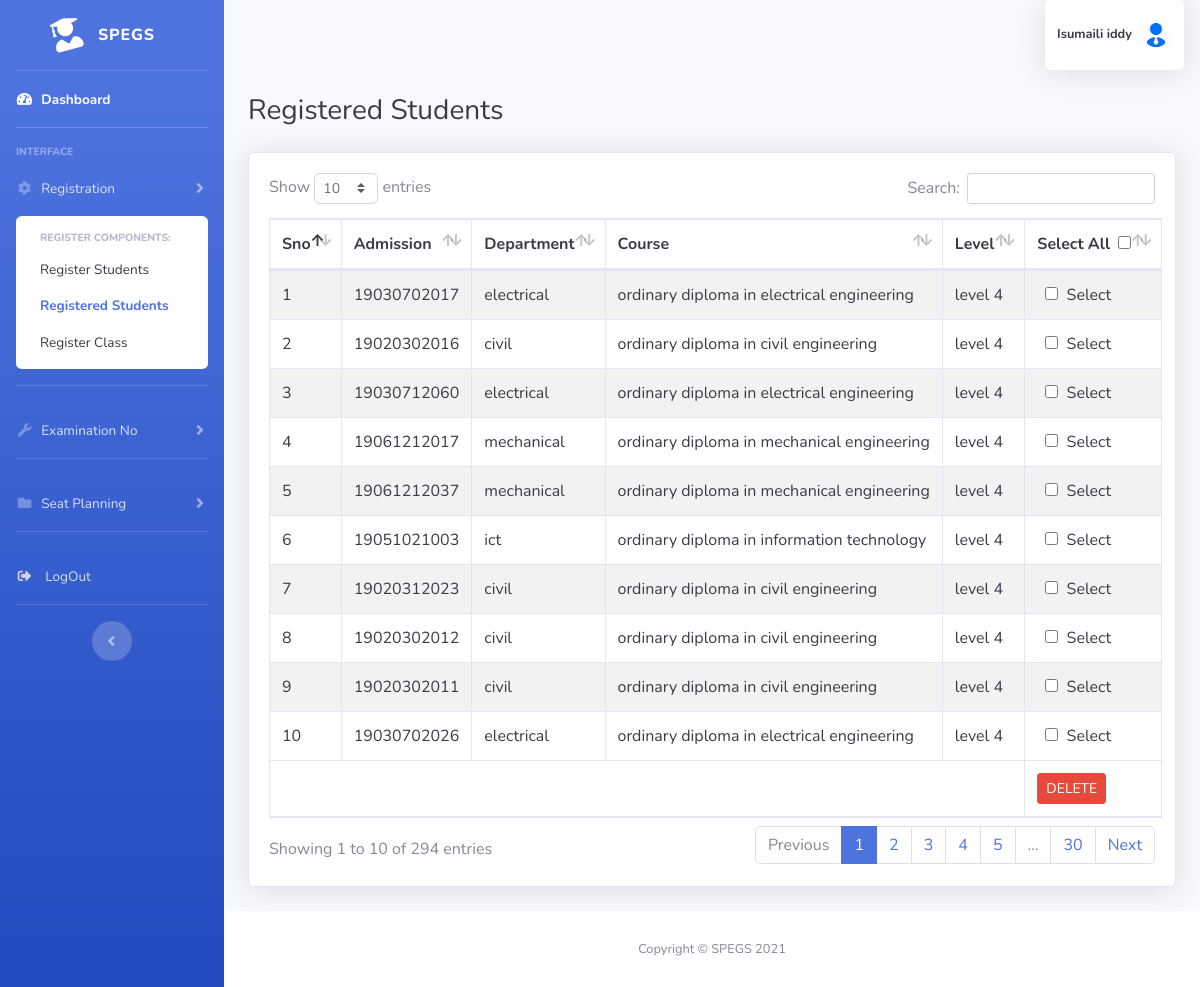
Page /registered.php (signed in) on the committed database.
### tables this page shows
CREATE TABLE `user` (
  `id` int(11) NOT NULL,
  `firstname` varchar(45) NOT NULL,
  `lastname` varchar(45) NOT NULL,
  `gender` varchar(45) NOT NULL,
  `email` varchar(45) NOT NULL,
  `password` varchar(128) NOT NULL,
  `status` int(11) DEFAULT NULL,
  `account` int(11) DEFAULT NULL
);

CREATE TABLE `register_students` (
  `id` int(11) NOT NULL,
  `firstname` varchar(45) DEFAULT NULL,
  `middlename` varchar(45) DEFAULT NULL,
  `lastname` varchar(45) DEFAULT NULL,
  `gender` varchar(45) DEFAULT NULL,
  `admission` varchar(45) DEFAULT NULL,
  `department` varchar(45) DEFAULT NULL,
  `course` varchar(45) DEFAULT NULL,
  `levels` varchar(45) DEFAULT NULL
);

### session.php (called while the page is built, shortened)
<?php
if(!isset($_SESSION['email'])){
	echo "<script>alert('PLEASE LOGIN: ACCESS DENIAL')</script>";
	header("refresh:0, url=index.php");
	exit;
}else{
	$user=$_SESSION['email'];
}
?>

### registered.php (the view, shortened to what this page needs)
<!DOCTYPE html>
<html lang="en">
<head>
<?php
require_once("session.php");
include('arrangement/header.php');
?>
</head>
<body id="page-top" >
  <div id="wrapper">
    <ul class="navbar-nav bg-gradient-primary sidebar sidebar-dark accordion" id="accordionSidebar">
      <a class="sidebar-brand d-flex align-items-center justify-content-center" href="dashboard.php">
        <div class="sidebar-brand-icon rotate-n-15">
          <i class="fas fa-user-graduate"></i>
        </div>
        <div class="sidebar-brand-text mx-3">SPEGS</div>
      </a>
      <hr class="sidebar-divider my-0">
      <li class="nav-item active">
        <a class="nav-link" href="dashboard.php">
          <i class="fas fa-fw fa-tachometer-alt"></i>
          <span>Dashboard</span></a>
      </li>
      <hr class="sidebar-divider">
      <div class="sidebar-heading">
        Interface
      </div>
      <li class="nav-item">
        <a class="nav-link collapsed" href="#" data-toggle="collapse" data-target="#collapseTwo" aria-expanded="true" aria-controls="collapseTwo">
          <i class="fas fa-fw fa-cog"></i>
          <span>Registration</span>
        </a>
        <div id="collapseTwo" class="collapse show" aria-labelledby="headingTwo" data-parent="#accordionSidebar">
        <div class="bg-white py-2 collapse-inner rounded ">
            <h6 class="collapse-header">Register Components:</h6>
            <a class="collapse-item  " href="register_student.php">Register Students</a>
            <a class="collapse-item active" href="registered.php">Registered Students</a>
            <a class="collapse-item " href="classroom.php">Register
            Class</a>
          </div>
        </div>
      </li>
<hr class="sidebar-divider">
      <li class="nav-item">
        <a class="nav-link collapsed" href="#" data-toggle="collapse" data-target="#collapseUtilities" aria-expanded="true" aria-controls="collapseUtilities">
          <i class="fas fa-fw fa-wrench"></i>
          <span>Examination No</span>
        </a>
      </li>
      <hr class="sidebar-divider">
      <li class="nav-item">
        <a class="nav-link collapsed" href="#" data-toggle="collapse" data-target="#collapsePages" aria-expanded="true" aria-controls="collapsePages">
          <i class="fas fa-fw fa-folder"></i>
          <span>Seat Planning</span>
        </a>
      </li>
<hr class="sidebar-divider">
      <li class="nav-item">
        <a class="nav-link" href="logout.php">
          <i class="fas fa-sign-out-alt fa-sm fa-fw mr-2 text-gray-400"></i>
          <span>LogOut</span></a>
      </li>
      <hr class="sidebar-divider d-none d-md-block">
      <div class="text-center d-none d-md-inline">
        <button class="rounded-circle border-0" id="sidebarToggle"></button>
      </div>
    </ul>
    <div id="content-wrapper" class="d-flex flex-column">
      <div id="content">
<nav class="navbar navbar-expand navbar-light bg-light topbar mb-4 static-top">
  <ul class="navbar-nav ml-auto">
    <?php
    $sql =mysqli_query($connection,"SELECT * FROM user WHERE email='$user'");
    $fetch=mysqli_fetch_array($sql);
    $first=$fetch['firstname'];
    $last=$fetch['lastname'];
    $fullname = $first.' '.$last;
    ?>
    <li class="nav-item dropdown no-arrow bg-white rounded shadow">
      <a class="nav-link dropdown-toggle" href="#" id="userDropdown" role="button" data-toggle="dropdown" aria-haspopup="true" aria-expanded="false">
        <span class="mr-2 d-none d-lg-inline text-gray-900 font-weight-bold small"> <?php echo $fullname; ?> </span>
        <img class="img-profile rounded-circle" src="./img/avatar.png" width="60" height="60">
      </a>
    </li>
  </ul>
</nav>
<?php
if (isset($_POST['search'])) {
	$ser =$_POST['searchValue'];
	$que ="SELECT * FROM `register_students` WHERE CONCAT(`id`, `firstname`, `middlename`, `lastname`, `admission`, `department`,course,levels) LIKE '%".$ser."%'";
	$s_r = filter($que);
} else {
	$que = "SELECT * FROM register_students";
	$s_r = filter($que);
}
 function filter($que){
  $connection = mysqli_connect('localhost','root','secret','spegs_v2');
 	$filter_result = mysqli_query($connection,$que);
 	return $filter_result;
 }
 ?>
        <div class="container-fluid">
          <h1 class="h3 mb-4 text-gray-900">Registered Students</h1>
          <div class="card shadow mb-4">
            <div class="card-body">
              <div class="">
                <form method='post' action=''>
                <table class="table table-bordered table-striped text-nowrap text-gray-900" id="dataTable" cellspacing="0">
                  <thead>
                    <tr>
                      <th>Sno</th>
                      <th>Admission</th>
                      <th>Department</th>
                      <th>Course</th>
                      <th>Level</th>
                      <th>Select All<input type="checkbox" id="checkAl" class="ml-2"></th>
                    </tr>
                  </thead>
                  <tbody>
                <?php
               $no =1;
               while ($row =mysqli_fetch_array($s_r)) {
                 $id =$row['id'];
                 $ad =$row['admission'];
                 $de =$row['department'];
                 $cs =$row['course'];
                 $lv =$row['levels'];
                ?>
                 <tr>
                 <td><?php echo $no; ?></td>
                 <td><?php echo $ad; ?></td>
                 <td><?php echo $de; ?></td>
                 <td><?php echo $cs; ?></td>
                 <td><?php echo $lv; ?></td>
                 <td><input type='checkbox' name='delete[]' value='<?= $id ?>' class="ml-2 checkbox">&nbsp; Select</td>
                 </tr>
                    <?php $no++;} ?>
                  </tbody>
                  <tfoot>
                    <tr>
                      <th colspan="5">&nbsp;</th>
                      <th> <button type="submit" class="btn btn-sm btn-danger mr-4" name="save" >DELETE</button> </th>
                    </tr>
                  </tfoot>
                </table>
              </form>
              </div>
            </div>
          </div>
        </div>
      </div>
      <footer class="sticky-footer bg-white">
        <div class="container my-auto">
          <div class="copyright text-center my-auto">
            <span>Copyright &copy; SPEGS 2021</span>
          </div>
        </div>
      </footer>
    </div>
  </div>
</body>
</html>

### rows in the picture
user: fullname "Isumaili iddy"
register_students: admission "19030702017", department "electrical", course "ordinary diploma in electrical engineering", levels "level 4"
register_students: admission "19020302016", department "civil", course "ordinary diploma in civil engineering", levels "level 4"
register_students: admission "19030712060", department "electrical", course "ordinary diploma in electrical engineering", levels "level 4"
register_students: admission "19061212017", department "mechanical", course "ordinary diploma in mechanical engineering", levels "level 4"
register_students: admission "19061212037", department "mechanical", course "ordinary diploma in mechanical engineering", levels "level 4"
register_students: admission "19051021003", department "ict", course "ordinary diploma in information technology", levels "level 4"
register_students: admission "19020312023", department "civil", course "ordinary diploma in civil engineering", levels "level 4"
register_students: admission "19020302012", department "civil", course "ordinary diploma in civil engineering", levels "level 4"
register_students: admission "19020302011", department "civil", course "ordinary diploma in civil engineering", levels "level 4"
register_students: admission "19030702026", department "electrical", course "ordinary diploma in electrical engineering", levels "level 4"
